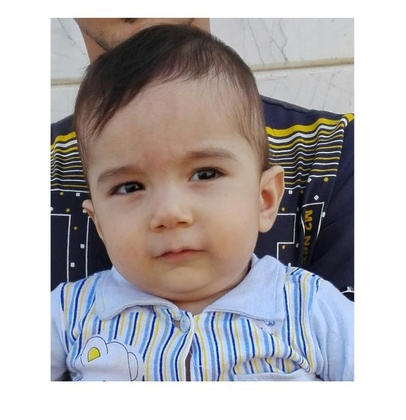
%> input picture excersiecs/hadiadokh/3/input.jpg, 406 x 420 px, shrunk from 684 x 707 before the run, given in place of jd.png, which was not available
$ octave e13.m   (GNU Octave 9; MATLAB toolbox functions it lacks are replaced by stand-ins)
%> lines starting %> are read from the running program, lines starting %| are printed output that depends on the picture; pictures that were not available may be replaced by others from this repository, and a replacement may not be noted
input_im = imread('.\jd.png');
%> input_im is the input picture: size 420x406x3 uint8; mean R, G, B 177.9, 173.5, 175.2
if size(input_im , 3) == 3
    image = rgb2gray(input_im);
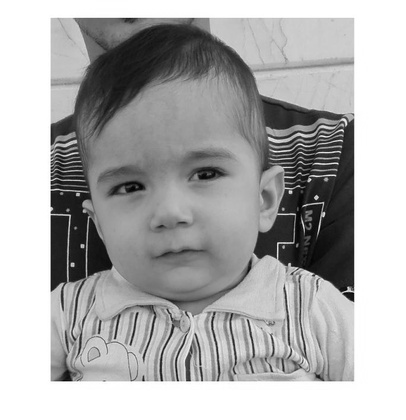
%> image: size 420x406 uint8; min 2, max 255, mean 175
else
    image = input_im;
end
amount = input('å ÊÚÏÇÏ Ú˜Ó äæ?Ò ÏÇÑ ã? ÎæÇå?Ï¿:');
%> the answer given: 3
chart = zeros(1,amount);
for i = 1 : amount
    percent = rand;
    noise = imnoise(image , 'salt & pepper' , percent);
    avg = mean(mean(noise));
    chart(1,i) = avg;
    fid=fopen('C:\Users\PC\Desktop\1.csv','w');
fprintf(fid,'%6.1f',chart);
end
%> this loop made 3 passes
%> avg on passes 1 to 3: 134.3, 160.6, 148.7
%> pass 1, `noise = imnoise(image , 'salt & pepper' , percent);`:
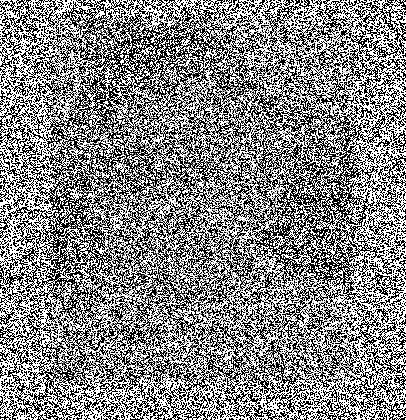
%> noise: size 420x406 uint8; min 0, max 255, mean 134.3
%> pass 2, `noise = imnoise(image , 'salt & pepper' , percent);`:
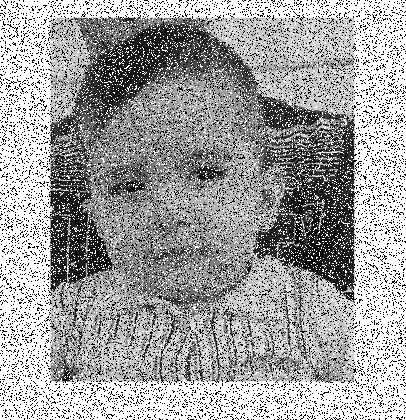
%> noise: size 420x406 uint8; min 0, max 255, mean 160.6
%> pass 3, `noise = imnoise(image , 'salt & pepper' , percent);`:
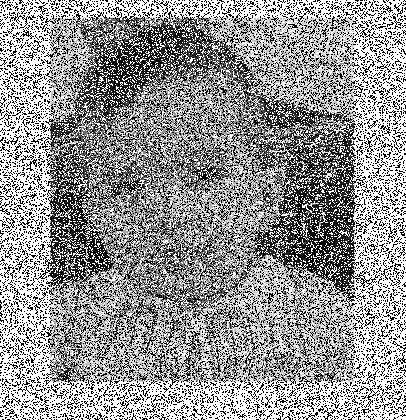
%> noise: size 420x406 uint8; min 0, max 255, mean 148.7
%> after the loop, chart = [134.3 160.6 148.7]
fclose(fid);
%> (the run ends here)
